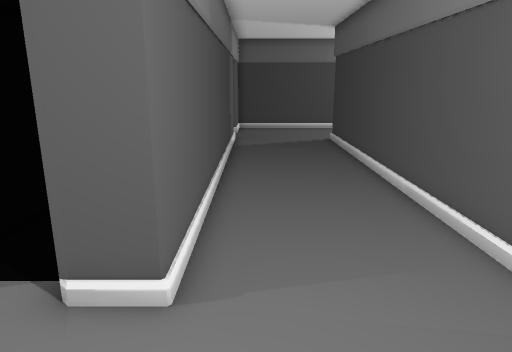
View 1 (above)

16 first-person views from a walk through a Unity game level. The camera is 1.5 m above the floor, tilts 14° down and sees 70° across. The floor is counted in squares, 0.5 m on a side. Each view is taken from the middle of a square. On the plan, view 1 faces up. The plan holds only what a view shows up to about 20 squares ahead; the rest is blank. The place goes on beyond the plan. The player character is not drawn. Some animated figures are left out. Door leaves are left out, so doorways stand open.

View 2
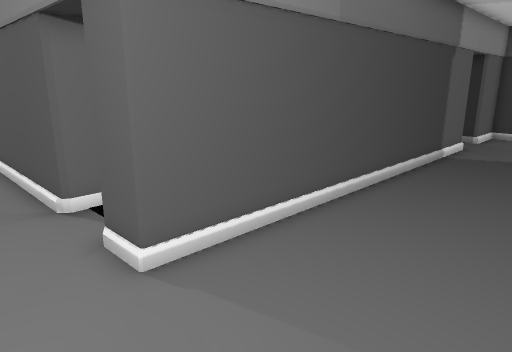

View 3
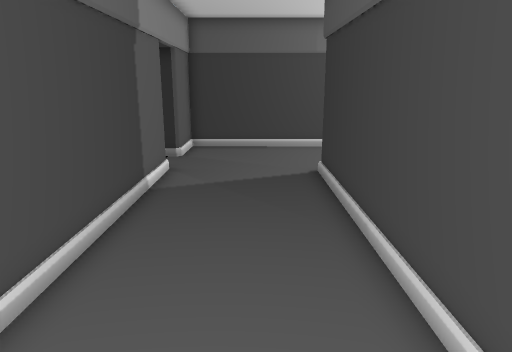

View 4
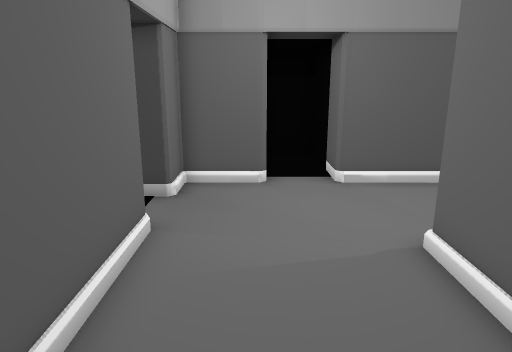

View 5
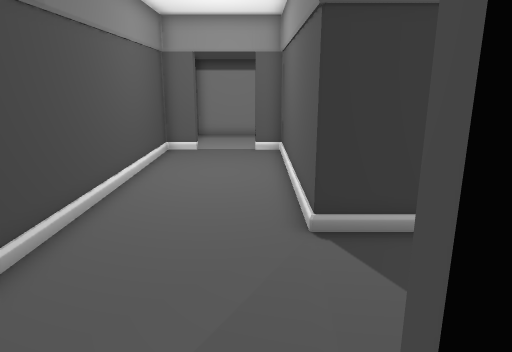

View 6
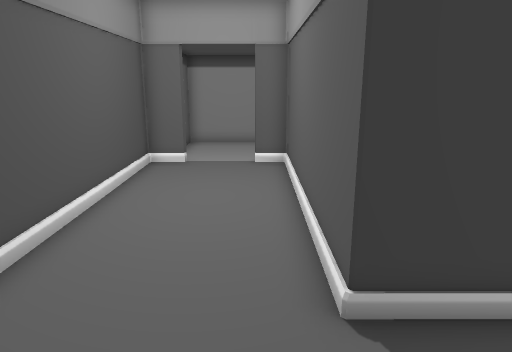

View 7
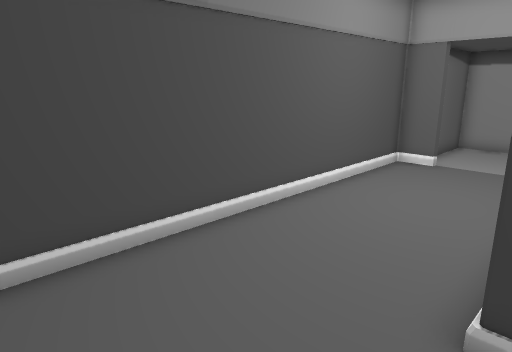

View 8
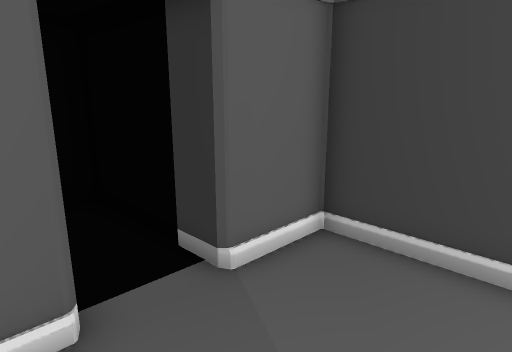

View 9
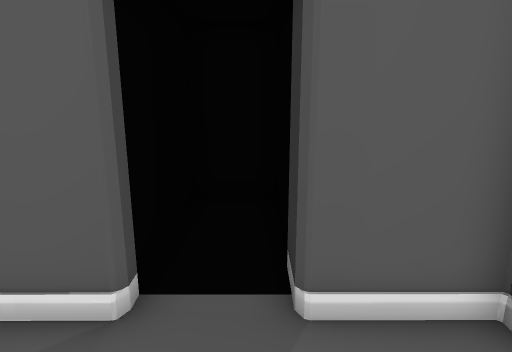

View 10
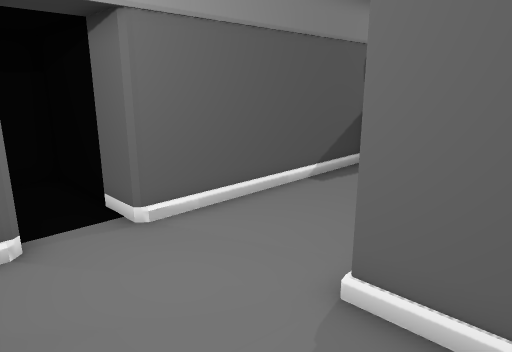

View 11
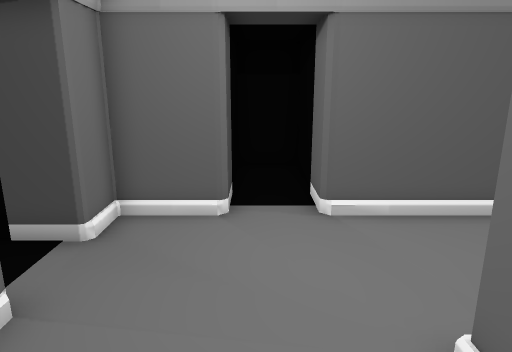

View 12
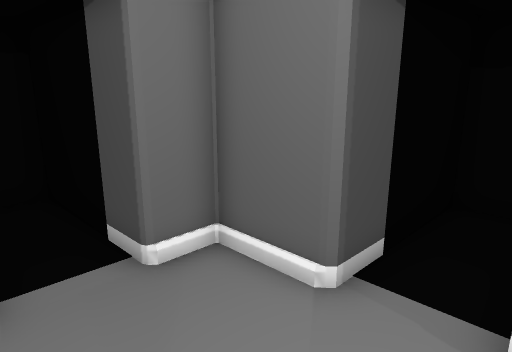

View 13
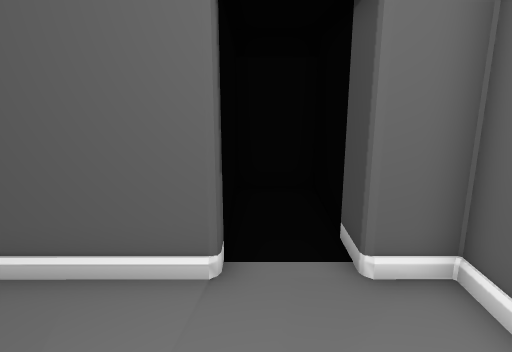

View 14
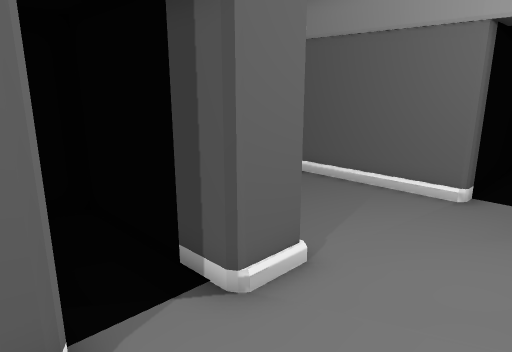

View 15
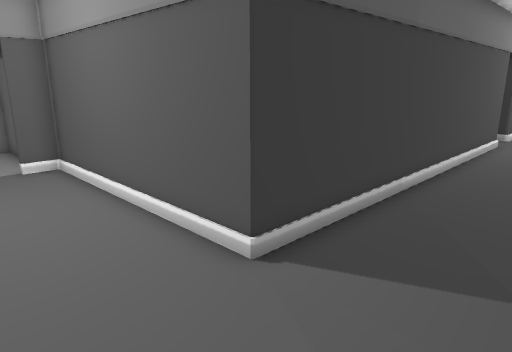

View 16
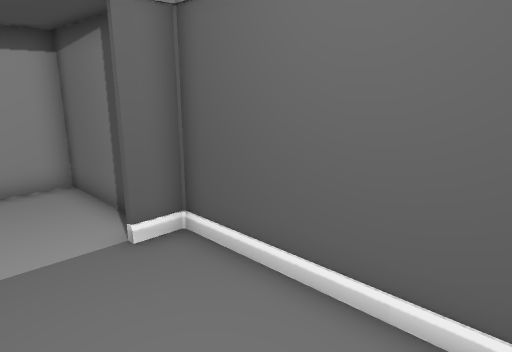

### Floor plan
Points are (right, up) in squares from view 1. A wall is a line through its corners. A room is listed if a view was taken in it or the views show most of it. See-through windows are left out.
Room 1 (views 1, 2, 3, 4, 6, 7, 8, 9, 10, 11, 12, 13, 14, 15, 16)
walls: (-1.9, 21.3) (-1.3, 21.3) (-1.3, 4.6) (-2.8, 4.6); (5, 3.6) (4.3, 3.6) (4.3, 20.8) (14.4, 20.8) (14.4, 22.1); (-5.1, 4.6) (-9.5, 4.6); (1.7, -0.3) (4.3, -0.3) (4.3, 1.3); (14.4, 24.8) (14.4, 26.3) (-1.3, 26.3) (-1.3, 23.5); (-9.6, -0.3) (-0.5, -0.3)
ways out: open door at (-2, 22.5) to room 2; open door at (14.5, 23.5) to room 3; open door at (-4, 5); open door at (0.5, -1); open door at (5, 2.5)
Room 2 (view 5)
walls: (-1.3, 23.5) (-3, 23.5)
ways out: open door at (-2, 22.5) to room 1
Room 3 (no view inside)
walls: (16, 21.3) (19.6, 21.3) (19.6, 25.5) (16.7, 25.5)
ways out: open door at (14.5, 23.5) to room 1

Positions as (right, up) in squares from view 1, and headings:
1: (0, 0), facing up
2: (4, 2), facing up-left
3: (2, 8), facing up
4: (2, 11), facing down
5: (-3, 22), facing right
6: (0, 22), facing right
7: (0, 20), facing up-right
8: (3, 20), facing up-left
9: (3, 23), facing left
10: (3, 7), facing down-left
11: (1, 8), facing down
12: (-1, 4), facing down-right
13: (-1, 3), facing right
14: (-6, 1), facing up-right
15: (0, 25), facing down-right
16: (8, 25), facing down-right
